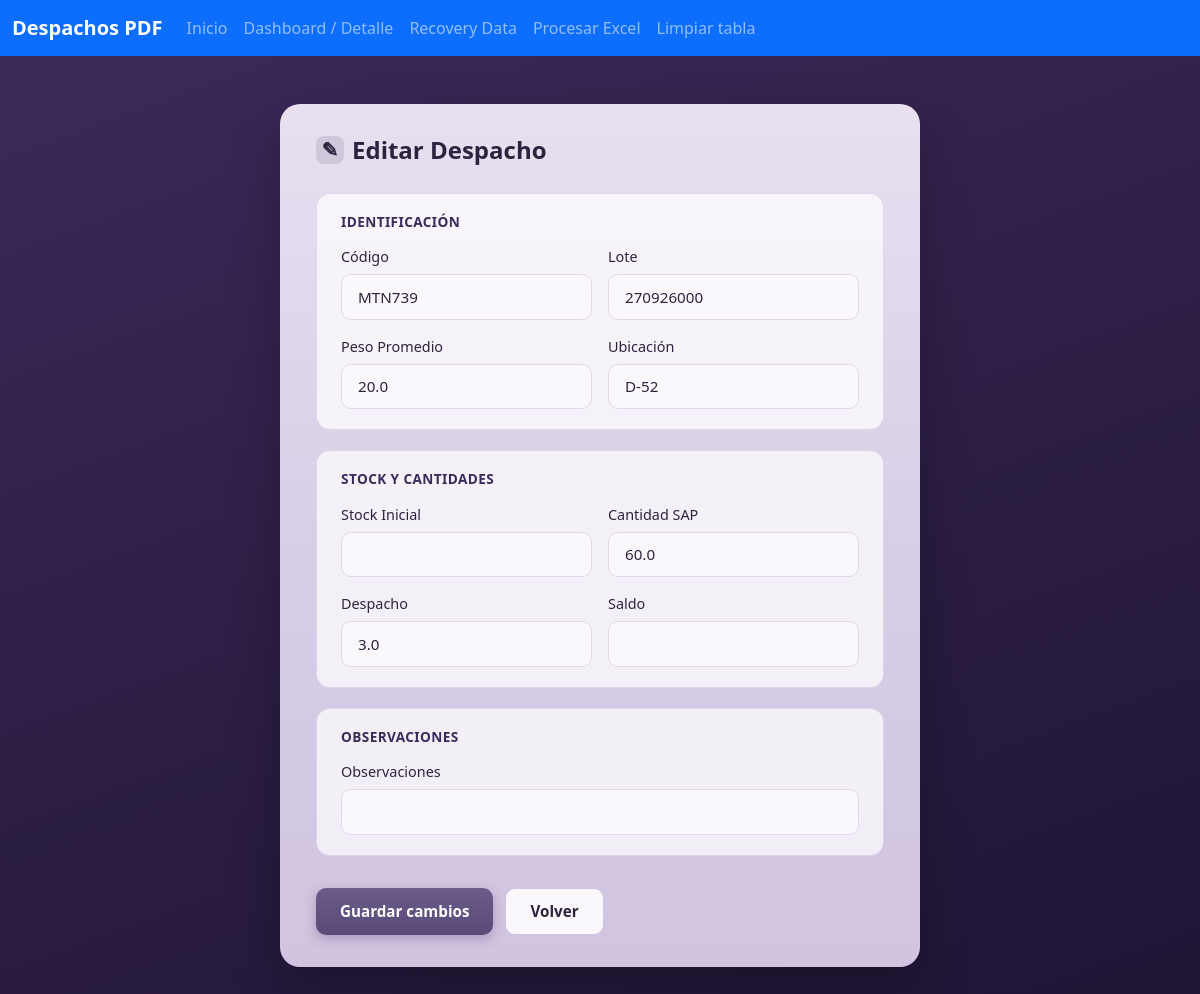
The page /editar/6 on the database as committed earlier.
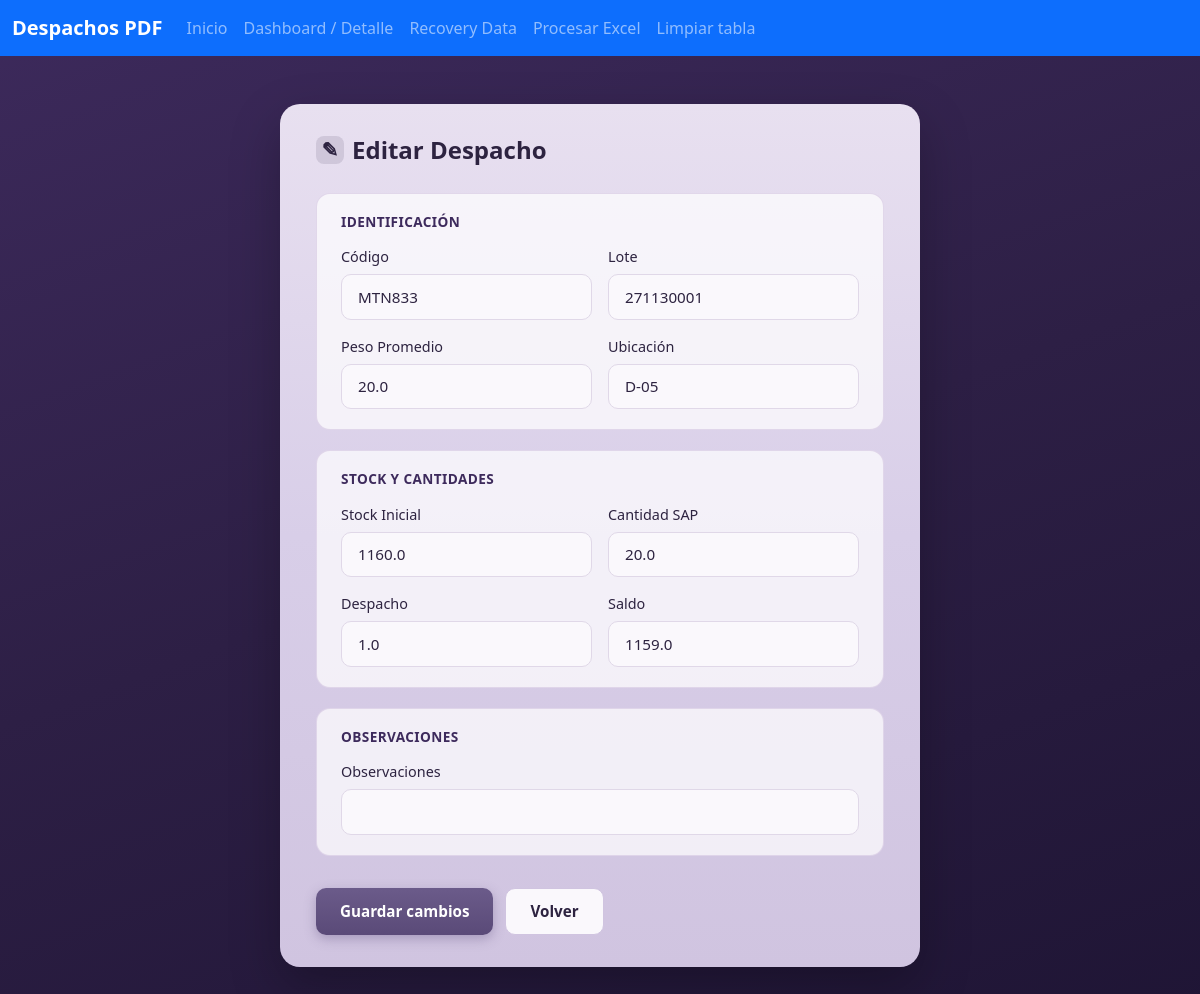
The same page on the database as committed later.
### app/models/despacho_model.py (models this page shows, shortened)
class Despacho(Base):
    __tablename__ = "despacho"
    id = Column(Integer, primary_key=True)
    id_carga = Column(Integer)
    fecha = Column(String(20))
    turno = Column(String(10))
    codigo = Column(String(20))
    lote = Column(String(20))
    peso_promedio = Column(Float)
    ubicacion = Column(String(50))
    stock_inicial = Column(Float)
    cantidad_sap = Column(Float)
    despacho = Column(Float)
    saldo = Column(Float)
    observaciones = Column(String(200))

### app/routes/dashboard_routes.py (the view, shortened to what this page needs)
@dashboard_bp.route("/editar/<int:id>", methods=["GET", "POST"])
def editar(id):
    registro = session.get(Despacho, id)
    return render_template("editar.html", r=registro)

### templates/editar.html (shortened to what the changed rows need)
<!DOCTYPE html>
<html lang="es">
<head>
    <link rel="stylesheet" href="{{ url_for('static', filename='main.css') }}">
    <link href="https://cdn.jsdelivr.net/npm/bootstrap@5.3.8/dist/css/bootstrap.min.css" rel="stylesheet">
</head>
<body class="d-flex flex-column min-vh-100 edit-page">
<main class="flex-grow-1 d-flex align-items-start justify-content-center py-5 px-3">
    <div class="excel-form-panel edit-form-panel">
        <h1 class="excel-form-title">
            <span class="excel-form-icon" aria-hidden="true">✎</span>
            Editar Despacho
        </h1>
        <form method="POST" action="{{ url_for('dashboard.editar', id=r.id) }}" class="excel-form">
            <section class="excel-form-section">
                <h2 class="excel-form-section-title">Identificación</h2>
                <div class="row g-3">
                    <div class="col-md-6">
                        <label class="excel-form-label">Código</label>
                        <input type="text" name="codigo" class="excel-form-input" value="{{ r.codigo or '' }}">
                    </div>
                    <div class="col-md-6">
                        <label class="excel-form-label">Lote</label>
                        <input type="text" name="lote" class="excel-form-input" value="{{ r.lote or '' }}">
                    </div>
                    <div class="col-md-6">
                        <label class="excel-form-label">Peso Promedio</label>
                        <input type="text" name="peso" class="excel-form-input" value="{{ r.peso_promedio or '' }}">
                    </div>
                    <div class="col-md-6">
                        <label class="excel-form-label">Ubicación</label>
                        <input type="text" name="ubicacion" class="excel-form-input" value="{{ r.ubicacion or '' }}">
                    </div>
                </div>
            </section>
            <section class="excel-form-section">
                <h2 class="excel-form-section-title">Stock y cantidades</h2>
                <div class="row g-3">
                    <div class="col-md-6">
                        <label class="excel-form-label">Stock Inicial</label>
                        <input type="text" name="stock" class="excel-form-input" value="{{ r.stock_inicial or '' }}">
                    </div>
                    <div class="col-md-6">
                        <label class="excel-form-label">Cantidad SAP</label>
                        <input type="text" name="cantidad" class="excel-form-input" value="{{ r.cantidad_sap or '' }}">
                    </div>
                    <div class="col-md-6">
                        <label class="excel-form-label">Despacho</label>
                        <input type="text" name="despacho" class="excel-form-input" value="{{ r.despacho or '' }}">
                    </div>
                    <div class="col-md-6">
                        <label class="excel-form-label">Saldo</label>
                        <input type="text" name="saldo" class="excel-form-input" value="{{ r.saldo or '' }}">
                    </div>
                </div>
            </section>
            <section class="excel-form-section">
                <h2 class="excel-form-section-title">Observaciones</h2>
            </section>
        </form>
    </div>
</main>
</body>
</html>

Rows that differ between the two databases and show on the page:
changed Despacho: codigo "MTN739" → "MTN833"; lote "270926000" → "271130001"; ubicacion "D-52" → "D-05"; stock (not shown) → "1160.0"; cantidad "60.0" → "20.0"; despacho "3.0" → "1.0"; saldo (not shown) → "1159.0"
